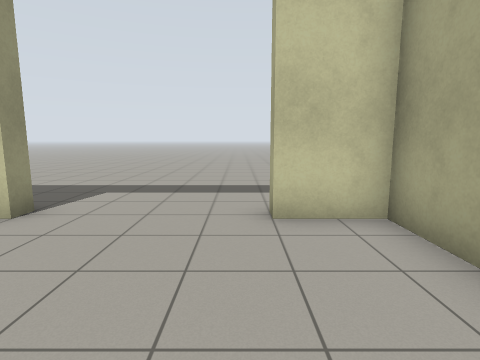
view 1 (above)

17 first-person views from a walk through a world built for the Gazebo simulator. The camera is 1.2 m above the floor, tilts 8° down and sees 80° across. The floor is counted in squares, 1 m on a side. Each view is taken from the middle of a square. On the plan, view 1 faces up. The plan holds only what a view shows up to about 12 squares ahead; the rest is blank. The place goes on beyond the plan. The robots in the file are not drawn.

view 2
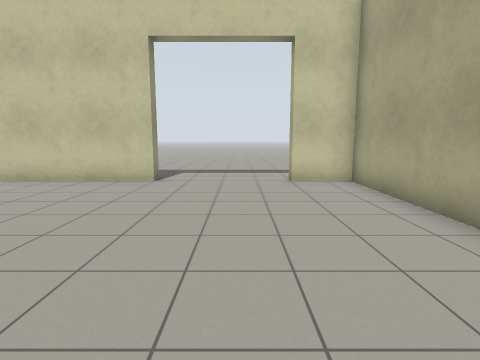

view 3
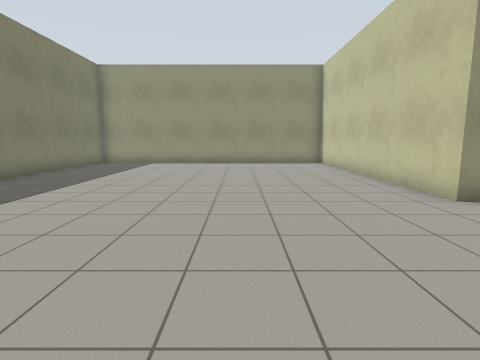

view 4
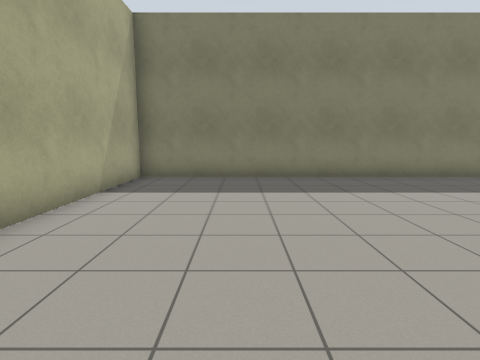

view 5
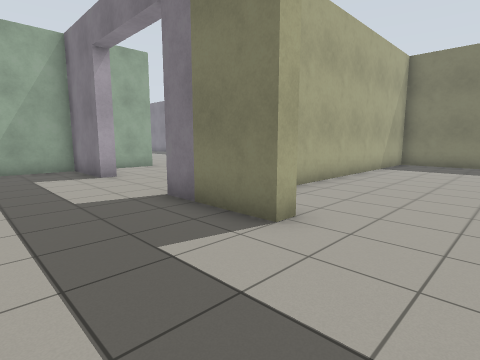

view 6
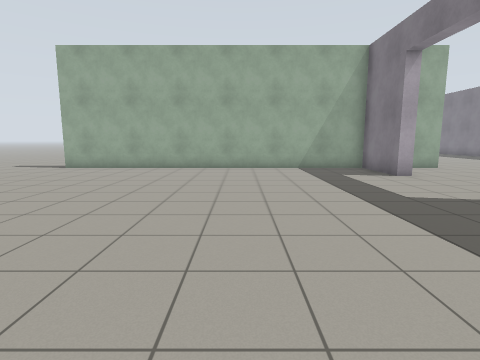

view 7
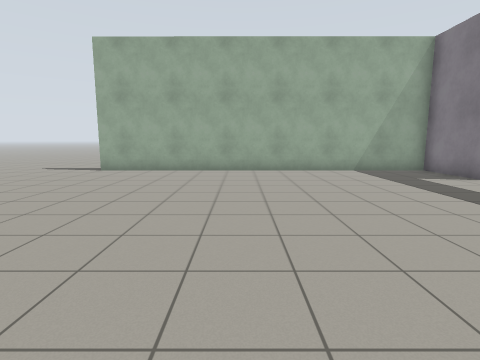

view 8
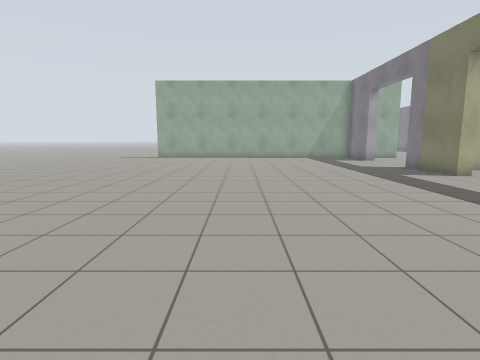

view 9
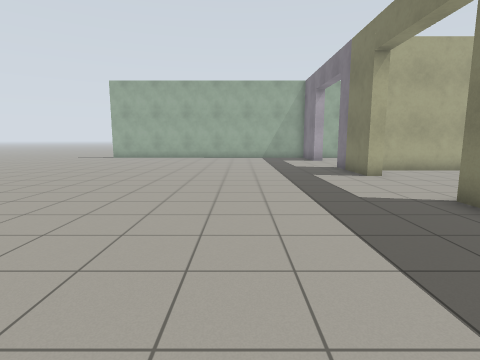

view 10
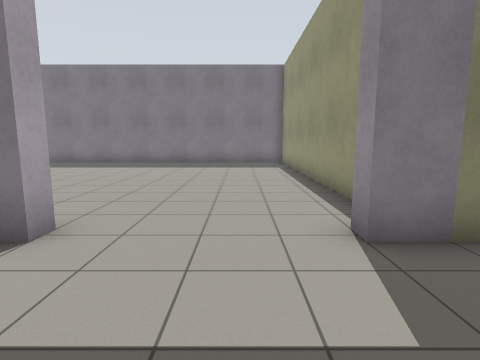

view 11
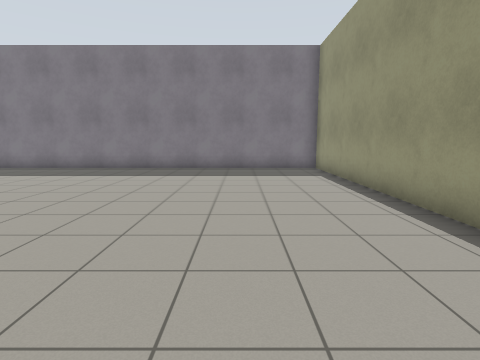

view 12
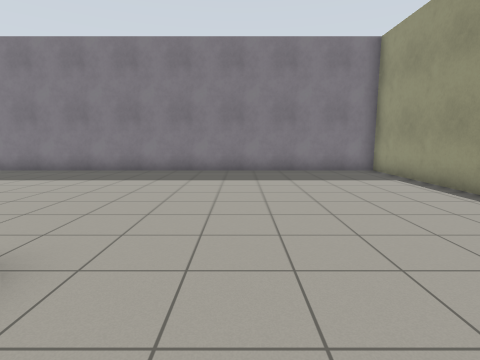

view 13
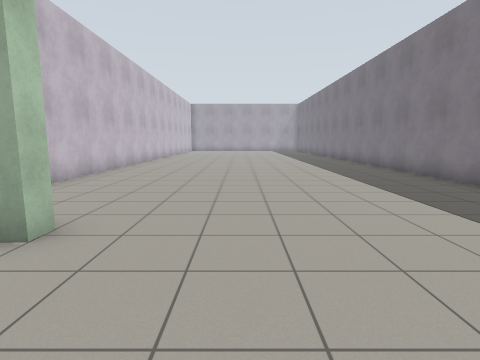

view 14
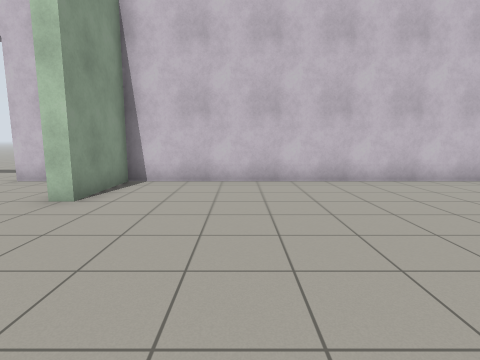

view 15
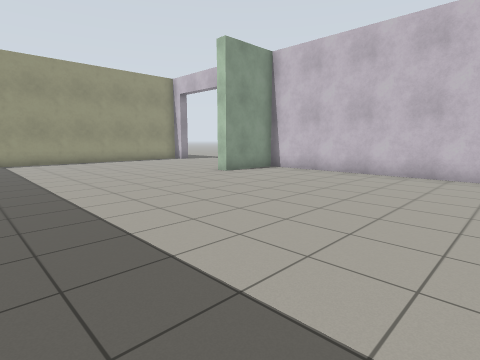

view 16
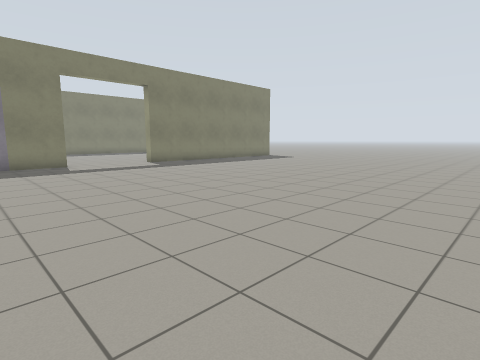

view 17
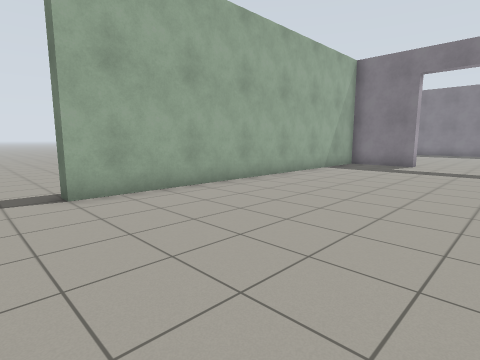

### Floor plan
Points are (right, up) in squares from view 1. A wall is a line through its corners. A room is listed if a view was taken in it or the views show most of it. See-through windows are left out.
Room 1 (views 1, 2, 3, 4)
walls: (-4.5, 4.3) (-10.1, 4.3); (-10.2, -7.2) (2.2, -7.2) (2.3, 4.3) (0.5, 4.3)
ways out: opening at (-2, 4.2) to room 2
Room 2 (views 5, 6, 7, 8, 9, 10, 11, 12, 13, 14, 15, 16, 17)
walls: (0.5, 4.3) (0.5, 4.7) (3.5, 4.7) (3.5, 4.2); (2.7, 2.4) (2.7, -7.2) (19.2, -7.2); (8.4, 4.3) (7.5, 4.3) (7.5, 4.7) (10.2, 4.7) (10.3, 17.5); (-4.1, 4.7) (-3.5, 4.7) (-3.5, 4.3) (-4.5, 4.3); (19.5, 4.3) (10.8, 4.3) (10.8, 1.5) (10.2, 1.5) (10.2, 3.3)
ways out: opening at (-2, 4.2) to room 1; opening at (11, 18.5)

Where each view was taken, in squares from view 1:
view 1: 0 up, 0 right, facing up
view 2: 4 down, 1 left, facing up
view 3: 0 up, 2 right, facing left
view 4: 2 up, 1 left, facing down
view 5: 8 up, 2 left, facing down-right
view 6: 10 up, 2 left, facing right
view 7: 12 up, 1 left, facing right
view 8: 12 up, 9 left, facing right
view 9: 9 up, 9 left, facing right
view 10: 8 up, 5 right, facing down
view 11: 5 up, 6 right, facing down
view 12: 4 up, 8 right, facing down
view 13: 1 down, 7 right, facing right
view 14: 4 down, 14 right, facing up
view 15: 6 down, 19 right, facing up-left
view 16: 19 up, 4 right, facing down-left
view 17: 19 up, 4 right, facing down-right
